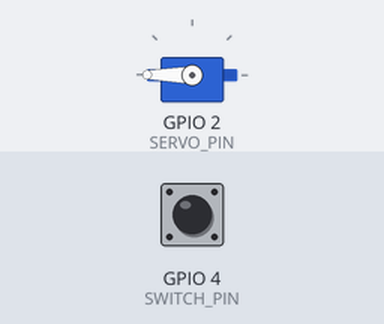
Simulated run of this sketch. Board: ESP32. On the bench: servo. The test bench sets the inputs (shaded band); at power-on: GPIO 4 (SWITCH_PIN) HIGH. Random numbers use the default seed unless the sketch sets one.

Above: at 2.5 s.
2.6 s: GPIO 4 (SWITCH_PIN) pulled LOW for 0.15 s
At 3.06 s:
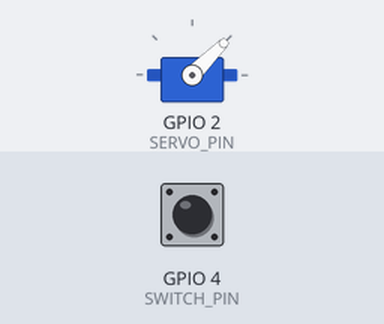
5.0 s: GPIO 4 (SWITCH_PIN) pulled LOW for 3.2 s
At 8.9 s:
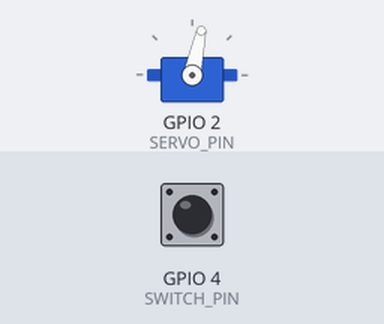
10.6 s: GPIO 4 (SWITCH_PIN) pulled LOW for 3.2 s
At 10.77 s:
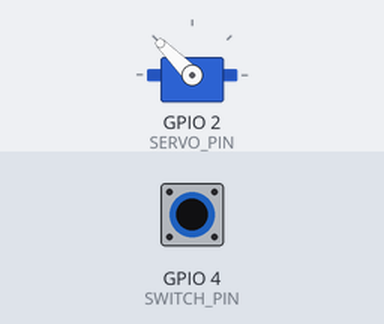
Timing chart, 0 to 19.2 s (numbered marks = the images above; inputs shaded):
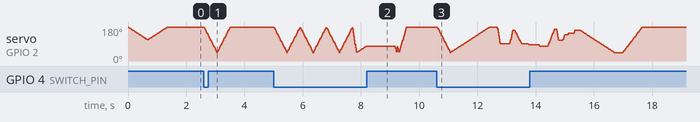

The sketch:

UselessBox_ESP32.ino
```cpp
#include <ESP32Servo.h>

//Board: ESP32 Dev Module (esp32:esp32:esp32)

//Connect servo signal to D2, +5V to 5V/VIN, GND to GND
//Connect the switch between D4 and GND (internal pull-up, no resistor needed)
#define SERVO_PIN 2
#define SWITCH_PIN 4

//Built-in LED. Most ESP32 dev boards don't have one wired to a GPIO by default;
//set to -1 to disable, or change to your board's onboard LED pin.
#define LED_BUILTIN_PIN 2
#define USE_LED false

//Defines the range of motion for the servo, starting(resting) and ending(hitting the switch)
#define POS_START 180
#define POS_END 45

Servo myservo;
int pos = POS_START;
int target = POS_START;
int seq = 0;
int rapidCount = -1;
long lastInput = 0;
bool goRandom;

void setup() {
  Serial.begin(115200);
  pinMode(SWITCH_PIN, INPUT_PULLUP);

  if (USE_LED) pinMode(LED_BUILTIN_PIN, OUTPUT);

  myservo.setPeriodHertz(50);
  myservo.attach(SERVO_PIN, 500, 2400);

  if (USE_LED) digitalWrite(LED_BUILTIN_PIN, HIGH);
  gotoPercent(50, 1, 0);  // do a small initialization to show it's ready
  gotoPercent(0, 1, 0);
  if (USE_LED) digitalWrite(LED_BUILTIN_PIN, LOW);

  int switchState = digitalRead(SWITCH_PIN);
  if (switchState == LOW) { //Reads the switch at startup to set random
    goRandom = false;
  } else {
    goRandom = true;
  }

  randomSeed(analogRead(34)); //Seed random from a floating ADC-capable input pin
}

void loop() {
  int switchState = digitalRead(SWITCH_PIN);
  if (switchState == LOW) {
    if ((millis() - lastInput) < 10000) {  // if the last switch ended less than 10 seconds ago, increase the number of rapid switches
      rapidCount++;
    } else {
      rapidCount = 0;
    }
    lastInput = millis();  // set the last switch to now
    if (rapidCount < 4) {   // if there have been fewer than 4 switches in a row with 10 seconds between them, just do the basic sequence.
      seq = 0;
    } else {
      if (goRandom == true) {
        seq = int(random(1, 10));
      } else {
        seq++;
        if (seq > 9) { seq = 1; }
      }
    }
    if (seq == 0) Seq00();
    if (seq == 1) Seq01();
    if (seq == 2) Seq02();
    if (seq == 3) Seq03();
    if (seq == 4) Seq04();
    if (seq == 5) Seq05();
    if (seq == 6) Seq06();
    if (seq == 7) Seq07();
    if (seq == 8) Seq08();
    if (seq == 9) Seq09();
    lastInput = millis();  // set the last switch to now
  } else {
    delay(50);
  }
  if (USE_LED) {
    if (millis() - lastInput < 10000 && rapidCount >= 3) {  //illuminate the LED when it's mad or about to be mad
      digitalWrite(LED_BUILTIN_PIN, HIGH);
    } else {
      digitalWrite(LED_BUILTIN_PIN, LOW);
    }
  }
}

void Seq00() {
  gotoPercent(100, 3, 0);
  gotoPercent(0, 3, 0);
}

void Seq01() {
  gotoPercent(100, 3, 0);
  gotoPercent(0, 1, 0);
}

void Seq02() {
  gotoPercent(100, 1, 2000);
  gotoPercent(0, 7, 0);
}

void Seq03() {
  gotoPercent(100, 10, 0);
  gotoPercent(75, 1, 1000);
  gotoPercent(100, 10, 0);
  gotoPercent(75, 10, 0);
  gotoPercent(100, 10, 0);
  gotoPercent(0, 5, 0);
}

void Seq04() {
  gotoPercent(25, 1, 500);
  gotoPercent(50, 1, 500);
  gotoPercent(75, 1, 2000);
  gotoPercent(100, 10, 0);
  gotoPercent(0, 5, 0);
}

void Seq05() {
  gotoPercent(50, 5, 0);
  gotoPercent(0, 1, 300);
  gotoPercent(75, 5, 0);
  gotoPercent(0, 1, 300);
  gotoPercent(80, 5, 1000);
  gotoPercent(70, 5, 0);
  gotoPercent(100, 10, 0);
  gotoPercent(0, 3, 0);
}

void Seq06() {
  gotoPercent(100, 3, 0);
  gotoPercent(80, 1, 500);
  gotoPercent(100, 8, 500);
  gotoPercent(80, 1, 500);
  gotoPercent(100, 8, 500);
  gotoPercent(80, 1, 500);
  gotoPercent(50, 1, 500);
  gotoPercent(25, 1, 500);
  gotoPercent(0, 1, 0);
}

void Seq07() {
  gotoPercent(100, 2, 0);
  for (int i = 0; i < 10; i++) {
    gotoPercent(80, 3, 0);
    gotoPercent(100, 6, 0);
  }
  gotoPercent(100, 6, 2000);
  gotoPercent(50, 1, 500);
  gotoPercent(0, 1, 0);
}

void Seq08() {
  for (int i = 30; i <= 100; i += 10) {
    gotoPercent(i, 7, 0);
    gotoPercent(i - 30, 4, 0);
  }
  gotoPercent(0, 5, 0);
}

void Seq09() {
  for (int i = 0; i < random(10, 20); i++) {
    gotoPercent(random(0, 80), random(1, 10), random(0, 500));
  }
  gotoPercent(100, random(1, 10), random(0, 500));
  gotoPercent(0, random(1, 10), 0);
}

// Required parameters:
//   targetPC   - Target percent (as an integer) 0-100, 0 is starting position, 100 is hitting the switch
//   steps      - Degrees per 10 ms update
//   afterDelay - Adds a delay after completing the move
void gotoPercent(int targetPC, int steps, int afterDelay) {
  target = POS_START + ((POS_END - POS_START) * targetPC * .01);
  while (pos != target) {
    if (target < pos) {
      if (pos - target < steps) {
        pos = target;
      } else {
        pos -= steps;
      }
    } else {
      if (target - pos < steps) {
        pos = target;
      } else {
        pos += steps;
      }
    }
    myservo.write(pos);
    delay(10);
  }
  if (afterDelay > 0) delay(afterDelay);
}
```
